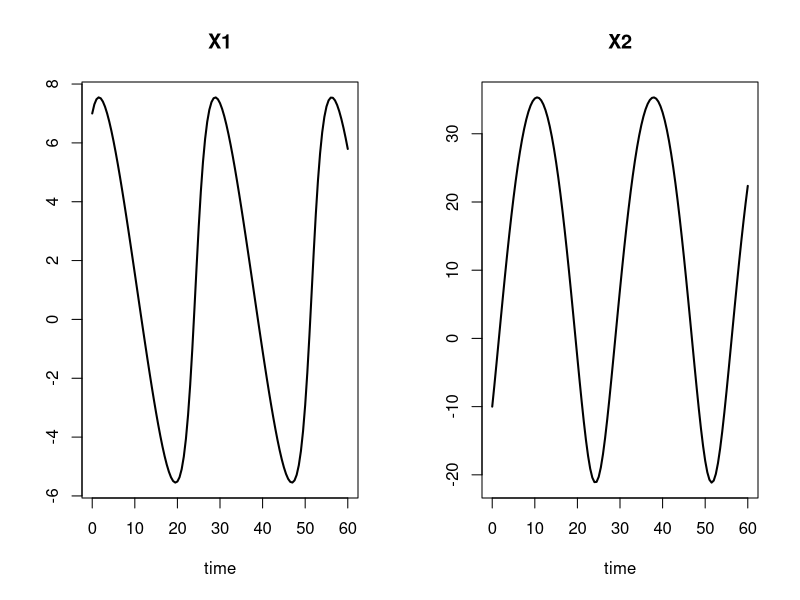

Recreate this plot in R.
## Simulator ###
set.seed(452)
library(deSolve)

parameters <- c(kappa1 = 2, kappa2 = 1)
parameters

initial <- c(X1=7, X2=-10)
initial

DE_model <- function(t, state, parameters) {
  ## assign parameter values to parameter variables
  ## the function 'unname()' just removes the name of the parameter - this is unnecessary, it just cleans things up a bit
  kappa1 <- unname(parameters['kappa1'])
  kappa2 <- unname(parameters['kappa2'])
  
  ## assign state variables to names
  X1 <- unname(state['X1'])
  X2 <- unname(state['X2'])
  
  ## compute the rates of change
  dX1dt <- 72/(36+X2) - abs(kappa1)
  dX2dt <- kappa2*X1 - 1
  
  ## return as a list object, with the first element of the list being the derivatives. The order of derivatives must be the same as the order in the initial condition vector!
  return(list(c(dX1dt, dX2dt)))
}

times <- seq(0, 60, 0.5)

## Simulate the system!
output <- ode(y=initial, times=times, func=DE_model, parms=parameters)
plot(output, lty = 1, lwd = 2)

## Simulate observations y ##
y1 <- as.vector(output[,2] + rnorm(121, 0, 1))
y2 <- as.vector(output[,3] + rnorm(121, 0, 3))


####ODE w.r.t parameters ###
ODEf <- function(theta){
  parameters <- c(kappa1 = theta[1], kappa2 = theta[2])
  output <- ode(y=initial, times=times, func=DE_model, parms=parameters)
  return(list(X1 = output[-1,2], X2 = output[-1,3]))
}

###Likelihood function w.r.t theta ###
l <- function(theta, y1, y2, sigma1, sigma2){
  #theta <- c(theta1, theta2)
  output <- ODEf(theta)
  X1 <- as.vector(output$X1)
  X2 <- as.vector(output$X2)
  sum <- -sum((y1 - X1)^2/sigma1^2 + (y2 - X2)^2/sigma2^2)
  return(sum)
}
